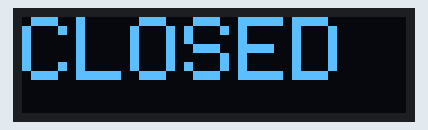
Recording of a sketch running on a simulated ESP8266 (NodeMCU). Shown: 128×32 one-colour display. The display library's start-up logo is not drawn; what the sketch prints to the serial monitor is not drawn.

Above: at 2.1 s.

The sketch:

sketch_sep04a.ino
```cpp
#include <SPI.h>
#include <Wire.h>
#include <Adafruit_GFX.h>
#include <Adafruit_SSD1306.h>

#include <ESP8266WiFi.h>
#include <WiFiUdp.h>

// Set AP credentials
#define AP_SSID "TheOtherESP"
#define AP_PASS "flashmeifyoucan"

#define SCREEN_WIDTH 128 // OLED display width, in pixels
#define SCREEN_HEIGHT 32 // OLED display height, in pixels
#define OLED_RESET     -1 // Reset pin # (or -1 if sharing Arduino reset pin)
#define SCREEN_ADDRESS 0x3C ///< See datasheet for Address; 0x3D for 128x64, 0x3C for 128x32
Adafruit_SSD1306 display(SCREEN_WIDTH, SCREEN_HEIGHT, &Wire, OLED_RESET);
#define LOGO_HEIGHT   16
#define LOGO_WIDTH    16
static const unsigned char PROGMEM logo_bmp[] =
{ 0b00000000, 0b11000000,
  0b00000001, 0b11000000,
  0b00000001, 0b11000000,
  0b00000011, 0b11100000,
  0b11110011, 0b11100000,
  0b11111110, 0b11111000,
  0b01111110, 0b11111111,
  0b00110011, 0b10011111,
  0b00011111, 0b11111100,
  0b00001101, 0b01110000,
  0b00011011, 0b10100000,
  0b00111111, 0b11100000,
  0b00111111, 0b11110000,
  0b01111100, 0b11110000,
  0b01110000, 0b01110000,
  0b00000000, 0b00110000 };

// UDP
WiFiUDP UDP;
IPAddress local_IP(192,168,4,1);
IPAddress gateway(192,168,4,1);
IPAddress subnet(255,255,255,0);
#define UDP_PORT 4210

// UDP Buffer
char packetBuffer[UDP_TX_PACKET_MAX_SIZE];

void setup() {

  // Setup LED pin
  //pinMode(LED_BUILTIN, OUTPUT);


  // Setup serial port
  Serial.begin(9600);

  // SSD1306_SWITCHCAPVCC = generate display voltage from 3.3V internally
  if(!display.begin(SSD1306_SWITCHCAPVCC, SCREEN_ADDRESS)) {
    Serial.println(F("SSD1306 allocation failed"));
    for(;;); // Don't proceed, loop forever
  }
  // Show initial display buffer contents on the screen --
  // the library initializes this with an Adafruit splash screen.
  display.display();
  delay(2000); // Pause for 2 seconds

  // Begin Access Point
  Serial.println("Starting access point...");
  WiFi.softAPConfig(local_IP, gateway, subnet);
  WiFi.softAP(AP_SSID, AP_PASS);
  Serial.println(WiFi.localIP());

  // Begin listening to UDP port
  UDP.begin(UDP_PORT);
  Serial.print("Listening on UDP port ");
  Serial.println(UDP_PORT);


  // Clear the buffer
  display.clearDisplay();

}
void loop() {

  // Receive packet
  UDP.parsePacket();
  UDP.read(packetBuffer, UDP_TX_PACKET_MAX_SIZE);
  display.clearDisplay();
  display.setTextSize(3);
  display.setTextColor(SSD1306_WHITE);        // Draw white text
  if (packetBuffer[0]== '1'){
    Serial.println("Door Status: Open");
    display.setCursor(0,0);             // Start at top-left corner
    display.println(F("OPEN"));
  } else {
    Serial.println("Door Status: Closed");
    display.setCursor(0,0);             // Start at top-left corner
    display.println(F("CLOSED"));
  }
  display.display();
  delay(500);
}
```
